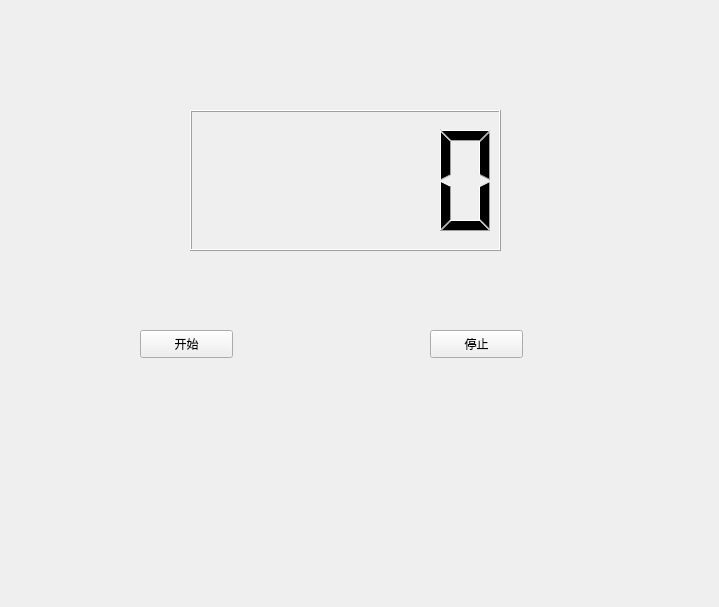
<?xml version="1.0" encoding="UTF-8"?>
<ui version="4.0">
 <class>Widget</class>
 <widget class="QWidget" name="Widget">
  <property name="geometry">
   <rect>
    <x>0</x>
    <y>0</y>
    <width>719</width>
    <height>607</height>
   </rect>
  </property>
  <property name="windowTitle">
   <string>Widget</string>
  </property>
  <widget class="QLCDNumber" name="lcdNumber">
   <property name="geometry">
    <rect>
     <x>190</x>
     <y>110</y>
     <width>311</width>
     <height>141</height>
    </rect>
   </property>
  </widget>
  <widget class="QPushButton" name="start">
   <property name="geometry">
    <rect>
     <x>140</x>
     <y>330</y>
     <width>93</width>
     <height>28</height>
    </rect>
   </property>
   <property name="text">
    <string>开始</string>
   </property>
  </widget>
  <widget class="QPushButton" name="stop">
   <property name="geometry">
    <rect>
     <x>430</x>
     <y>330</y>
     <width>93</width>
     <height>28</height>
    </rect>
   </property>
   <property name="text">
    <string>停止</string>
   </property>
  </widget>
 </widget>
 <layoutdefault spacing="6" margin="11"/>
 <resources/>
 <connections/>
</ui>
